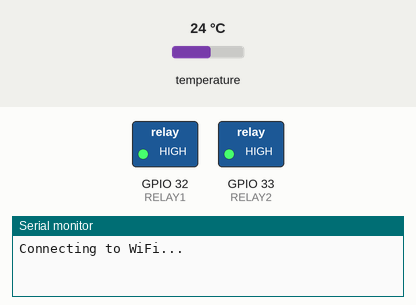
This sketch was run on a simulated ESP32. On the bench: switched loads named in the sketch (green lamp = pin HIGH), the last lines printed to the serial monitor. Inputs (shaded band) come from the test bench; at power-on: temperature 24 °C. WiFi joins after 1.5 s; servers stay silent unless stated; network time is answered at once with the bench clock; uploads are accepted with an empty reply; the local clock reads 2024-03-15 10:24:30 at power-on unless the sketch sets it.

Above: at 0.1 s.
At 30.1 s:
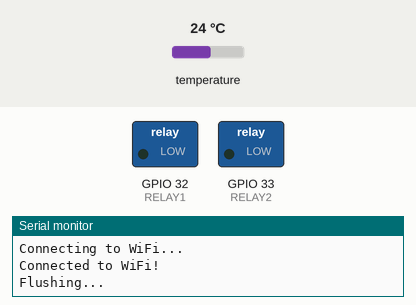
At 35.1 s:
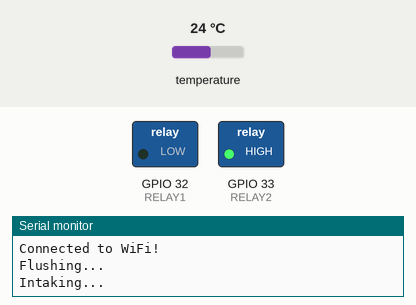
At 41.1 s:
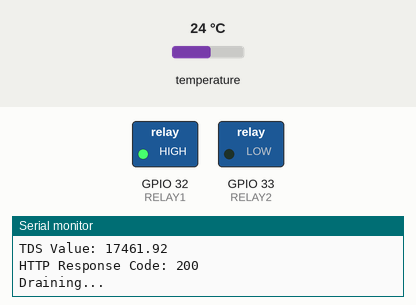
Timing chart, 0 to 47.5 s (numbered marks = the images above):
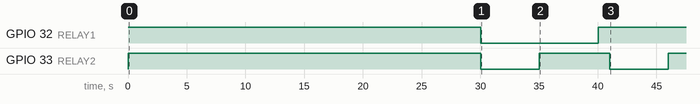

Measured:
- by itself, GPIO 32 (RELAY1): HIGH → LOW at 30.0 s, → HIGH 10.0 s later
- by itself, GPIO 33 (RELAY2): HIGH → LOW at 30.0 s, → HIGH 5.0 s later, → LOW 6.0 s later, → HIGH 5.0 s later, … (4 changes in this stretch)

The sketch:

tds_temp_timestamp_motors_onem2m_rtos.ino
```cpp
#include <WiFi.h>
#include "OneWire.h"
#include "DallasTemperature.h"
#include <HTTPClient.h>
#include "freertos/FreeRTOS.h"
#include "freertos/task.h"
#include "freertos/semphr.h"
#include <NTPClient.h>
#include <WiFiUdp.h>

// WiFi credentials
const char* ssid = "TP-Link_1EF4";  // Change to your network name
const char* password = "!th3sw9sT^uZ0";  // Change to your network password

// Sensor initialization
OneWire oneWire(27);
DallasTemperature tempSensor(&oneWire);
const int tdssensorPin = 35;

// Relay pins
const int RELAY1 = 32;  // Relay for intake
const int RELAY2 = 33;  // Relay for drain

// Task parameters
const size_t STACK_SIZE = 2048;
const int WIFI_RETRY_DELAY = 30000;  // 30 seconds

// OneM2M connection information
const char* CSE_IP = "dev-onem2m.iiit.ac.in";
const int CSE_PORT = 443;  // HTTPs port for secure connection
const char* OM2M_ORGIN = "wdmon@20:gpod@llk4";
const char* OM2M_MN = "/~/in-cse/in-name/";
const char* OM2M_AE = "AE-WM/WM-WD";
const char* OM2M_DATA_CONT = "WM-WD-VN00-00/Data";

// WiFi and HTTP client
WiFiClient client;
HTTPClient http;
WiFiUDP ntpUDP;
NTPClient timeClient(ntpUDP, "pool.ntp.org", 0, 60000);  // NTP Server, UTC offset, update interval

// Task handles
TaskHandle_t wifiTaskHandle;
TaskHandle_t mainTaskHandle;

// Semaphore for data synchronization
SemaphoreHandle_t xDataMutex;

// Shared sensor data structure
struct SensorData {
    float temp;
    float tds;
    float tdsWithoutTemp;
};

// Initialize shared sensor data
SensorData sensorData;

// Relay control functions
void flush() {
    Serial.println("Flushing...");
    digitalWrite(RELAY1, LOW);  // Turn on intake relay
    digitalWrite(RELAY2, LOW);  // Turn on drain relay
    vTaskDelay(5000 / portTICK_PERIOD_MS);  // Flush for 5 seconds
    digitalWrite(RELAY1, HIGH);  // Turn off intake
    digitalWrite(RELAY2, HIGH);  // Turn off drain
}

void intake() {
    Serial.println("Intaking...");
    digitalWrite(RELAY1, LOW);  // Turn on intake relay
    vTaskDelay(5000 / portTICK_PERIOD_MS);  // Intake for 5 seconds
    digitalWrite(RELAY1, HIGH);  // Turn off intake relay
}

void drain() {
    Serial.println("Draining...");
    digitalWrite(RELAY2, LOW);  // Turn on drain relay
    vTaskDelay(5000 / portTICK_PERIOD_MS);  // Drain for 5 seconds
    digitalWrite(RELAY2, HIGH);  // Turn off drain relay
}

// Main processing task
void mainTask(void* pvParameters) {
    // Connect to WiFi
    WiFi.begin(ssid, password);
    while (WiFi.status() != WL_CONNECTED) {
        Serial.println("Connecting to WiFi...");
        vTaskDelay(WIFI_RETRY_DELAY / portTICK_PERIOD_MS);  // Retry every 30 seconds
    }
    Serial.println("Connected to WiFi!");

    // Get timestamp from NTP
    timeClient.begin();
    timeClient.update();
    unsigned long epoch = timeClient.getEpochTime();

    // Flush and intake
    flush();
    intake();

    // Read sensor data
    tempSensor.begin();
    tempSensor.requestTemperatures();
    float temp = tempSensor.getTempCByIndex(0);

    int tdssensorValue = analogRead(tdssensorPin);
    float voltage = tdssensorValue * 3.3 / 1024.0;
    float compensationCoefficient = 1.0 + 0.02 * (temp - 25.0);
    float compensationVoltage = voltage / compensationCoefficient;
    float tdsValue = (133.42 * compensationVoltage * compensationVoltage * compensationVoltage
                     - 255.86 * compensationVoltage * compensationVoltage
                     + 857.39 * compensationVoltage) * 0.5;

    sensorData.temp = temp;
    sensorData.tds = tdsValue;

    Serial.print("Temperature: ");
    Serial.println(temp);
    Serial.print("TDS Value: ");
    Serial.println(tdsValue);

    // Post data to OneM2M
    if (WiFi.status() == WL_CONNECTED) {
        String dataString = "[" + String(epoch) + ", " + String(temp) + ", " + String(tdsValue) + ", " + String(voltage) + "]";

        http.begin(client, "http://" + String(CSE_IP) + ":" + String(CSE_PORT) + String(OM2M_MN) + OM2M_AE + "/" + OM2M_DATA_CONT);
        http.addHeader("X-M2M-Origin", OM2M_ORGIN);
        http.addHeader("Content-Type", "application/json;ty=4");

        String req_data = "{\"m2m:cin\": {\"con\": \"" + dataString + "\", \"rn\": \"cin_" + String(millis()) + "\"}}";
        int responseCode = http.POST(req_data);
        Serial.println("HTTP Response Code: " + String(responseCode));
        http.end();
    }

    // Drain and wait before restarting the loop
    drain();

    // Wait for 2 minutes before restarting the loop
    vTaskDelay(120000 / portTICK_PERIOD_MS);
}

void setup() {
    Serial.begin(115200);

    // Set up relay pins as outputs and ensure they are off initially
    pinMode(RELAY1, OUTPUT);
    pinMode(RELAY2, OUTPUT);
    digitalWrite(RELAY1, HIGH);  // Turn off intake
    digitalWrite(RELAY2, HIGH);  // Turn off drain

    // Create the main task
    xTaskCreate(mainTask, "MainTask", STACK_SIZE, NULL, 2, &mainTaskHandle);
}

void loop() {
    // The loop is empty, as FreeRTOS tasks handle everything
}
```
